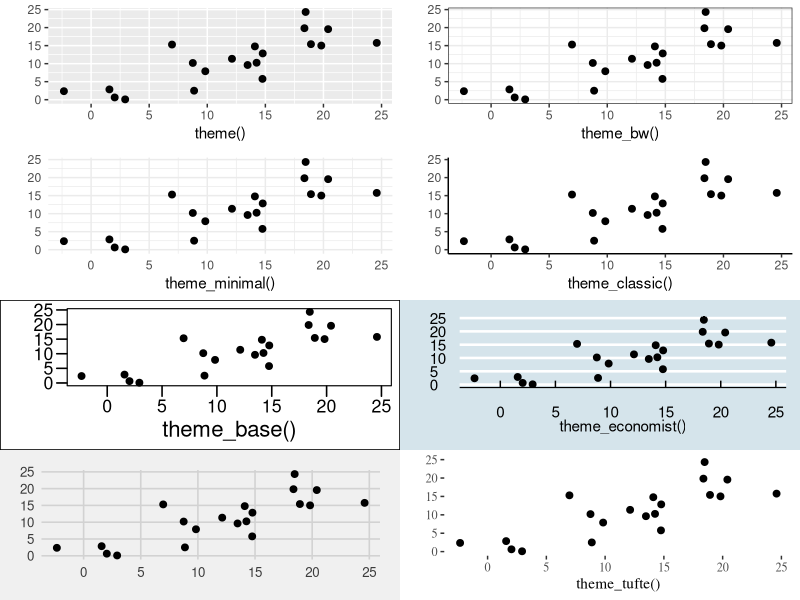

Here is the R script that generated this plot:
library("ggplot2")
library("ggthemes")
library("grid")
library("gridExtra")

set.seed(1337)

dat <- data.frame(xvar = 1:20 + rnorm(20, sd=3),
                  yvar = 1:20 + rnorm(20, sd=3))


plot.standard <- ggplot(dat, aes(x=xvar, y=yvar)) +
  geom_point(size=2) +
  ylab("") + xlab("theme()")

plot.bw <- plot.standard + theme_bw() + xlab("theme_bw()")
plot.minimal <- plot.standard + theme_minimal() + xlab("theme_minimal()")
plot.classic <- plot.standard + theme_classic() + xlab("theme_classic()")
plot.base <- plot.standard + theme_base() + xlab("theme_base()")
plot.economist <- plot.standard + theme_economist() + xlab("theme_economist()")
plot.fivethirtyeight <- plot.standard + theme_fivethirtyeight() + xlab("theme_fivethirtyeight()")
plot.tufte <- plot.standard + theme_tufte() + xlab("theme_tufte()")

pdf('ggthemes.pdf', height=10, width=6)
grid.arrange(plot.standard, plot.bw, plot.minimal, plot.classic, plot.base, plot.economist, plot.fivethirtyeight, plot.tufte, ncol=2)
dev.off()


